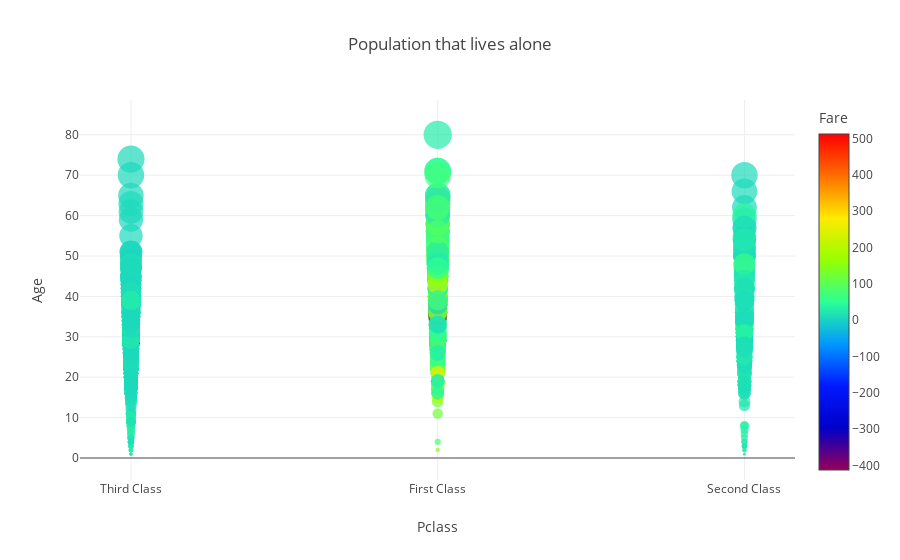

Write notebook code for a chart like this one.
### Code cell
#dinero /edad/clase

px.scatter(titanic, x='Pclass', y='Age',color='Fare', size='Age',title='Population that lives alone', color_continuous_midpoint=50 ,color_continuous_scale= px.colors.sequential.Rainbow,
hover_data=['Fare', 'Pclass']).show()

### Figure 1 — Plotly figure (JSON) as saved in the notebook; plotly's stock layout.template omitted (floating-point values rounded to 4 significant figures; data arrays with more than 128 entries replaced by an {"elided": "..."} marker saying what was removed)
{"data": [{"customdata": {"elided": "891x1 float values"}, "hovertemplate": "Pclass=%{x}<br>Age=%{marker.size}<br>Fare=%{marker.color}<extra></extra>", "legendgroup": "", "marker": {"color": {"elided": "891 float values"}, "coloraxis": "coloraxis", "size": {"elided": "891 int values"}, "sizemode": "area", "sizeref": 0.2, "symbol": "circle"}, "mode": "markers", "name": "", "orientation": "v", "showlegend": false, "type": "scatter", "x": {"elided": "891 str values"}, "xaxis": "x", "y": {"elided": "891 int values"}, "yaxis": "y"}], "layout": {"coloraxis": {"cmid": 50, "colorbar": {"title": {"text": "Fare"}}, "colorscale": [[0, "rgb(150,0,90)"], [0.125, "rgb(0,0,200)"], [0.25, "rgb(0,25,255)"], [0.375, "rgb(0,152,255)"], [0.5, "rgb(44,255,150)"], [0.625, "rgb(151,255,0)"], [0.75, "rgb(255,234,0)"], [0.875, "rgb(255,111,0)"], [1, "rgb(255,0,0)"]]}, "legend": {"itemsizing": "constant", "tracegroupgap": 0}, "title": {"text": "Population that lives alone"}, "xaxis": {"anchor": "y", "domain": [0, 1], "title": {"text": "Pclass"}}, "yaxis": {"anchor": "x", "domain": [0, 1], "title": {"text": "Age"}}}}
